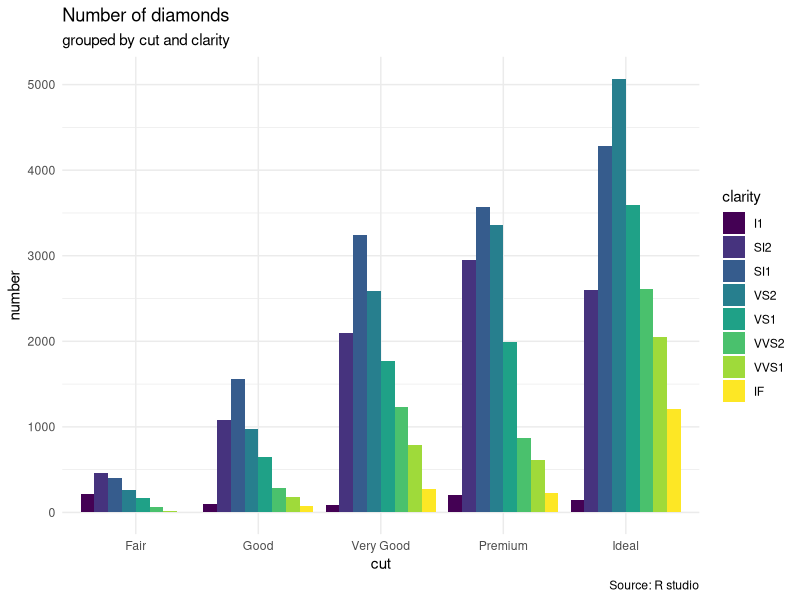
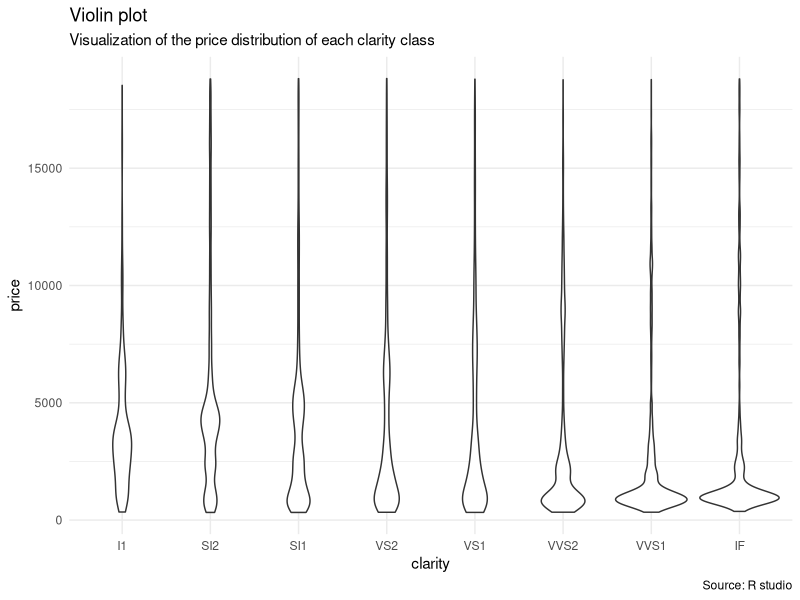
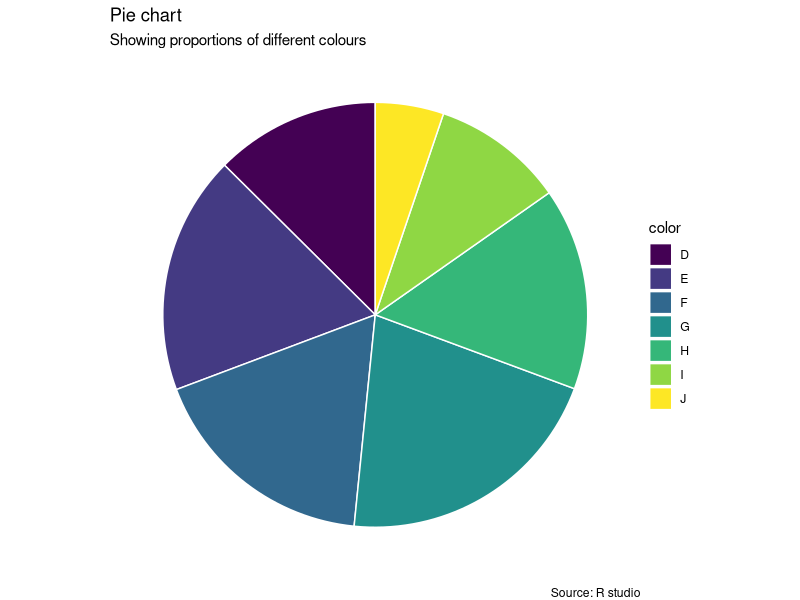
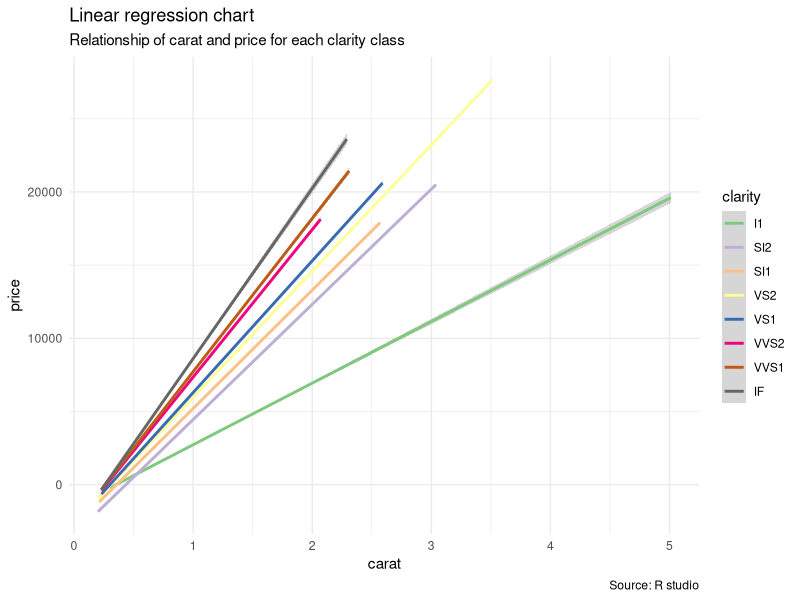
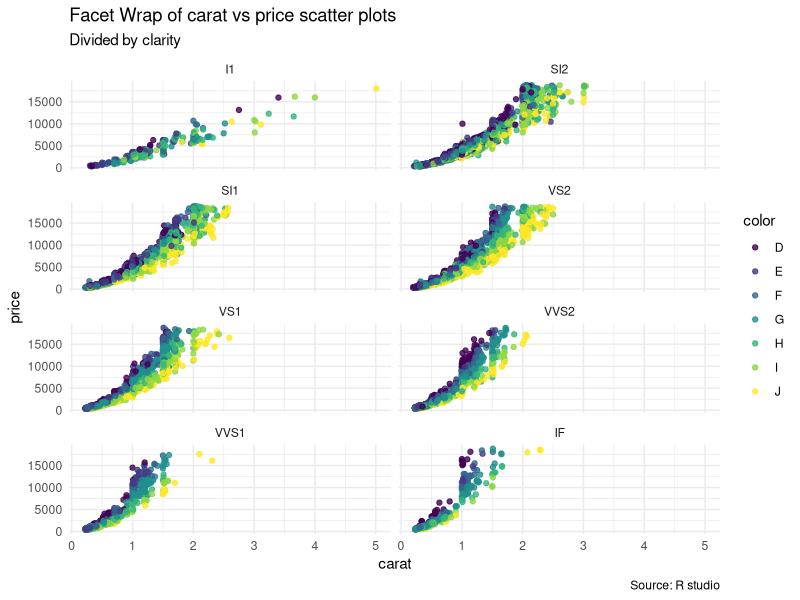

These figures' R source, in order:
## ---- chunk 1
library(tidyverse)
library(ggplot2)
## ---- chunk 2
cat(nrow(diamonds))
## ---- chunk 3

ggplot(diamonds,aes(x=cut,fill=clarity))+
  geom_bar(position="dodge")+
  theme_minimal()+
   labs(
    title = "Number of diamonds",
    subtitle = "grouped by cut and clarity",
    x = "cut",
    y = "number",
    caption = "Source: R studio"
  )

## ---- chunk 4
ggplot(diamonds,aes(x=clarity,y=price))+
  geom_violin()+
  theme_minimal()+
  labs(
    title = "Violin plot",
    subtitle = "Visualization of the price distribution of each clarity class",
    caption = "Source: R studio"
  )


## ---- chunk 5

colors <- diamonds %>%
  count(color)

ggplot(colors,
       aes(x=" ",y=n,fill=color))+
  geom_bar(stat="identity",width=1,color="white")+
  coord_polar("y",start=0)+
  theme_void()+
  labs(
    title = "Pie chart",
    subtitle = "Showing proportions of different colours",
    caption = "Source: R studio"
  )


## ---- chunk 6
ggplot(diamonds,aes(carat,price,col=clarity))+
  geom_smooth(method="lm")+
  theme_minimal()+
  scale_color_brewer(type="qual",
                     palette=1)+
  labs(
    title = "Linear regression chart",
    subtitle = "Relationship of carat and price for each clarity class",
    caption = "Source: R studio"
  )

## ---- chunk 7
set.seed(42)
diamonds_sample <- sample_frac(diamonds,0.4)

ggplot(diamonds_sample,aes(carat,price,col=color))+
  geom_point(alpha=0.8)+
  theme_minimal()+
  facet_wrap(~clarity, ncol = 2)+
  labs(
    title = "Facet Wrap of carat vs price scatter plots",
    subtitle = "Divided by clarity",
    caption = "Source: R studio"
  )
